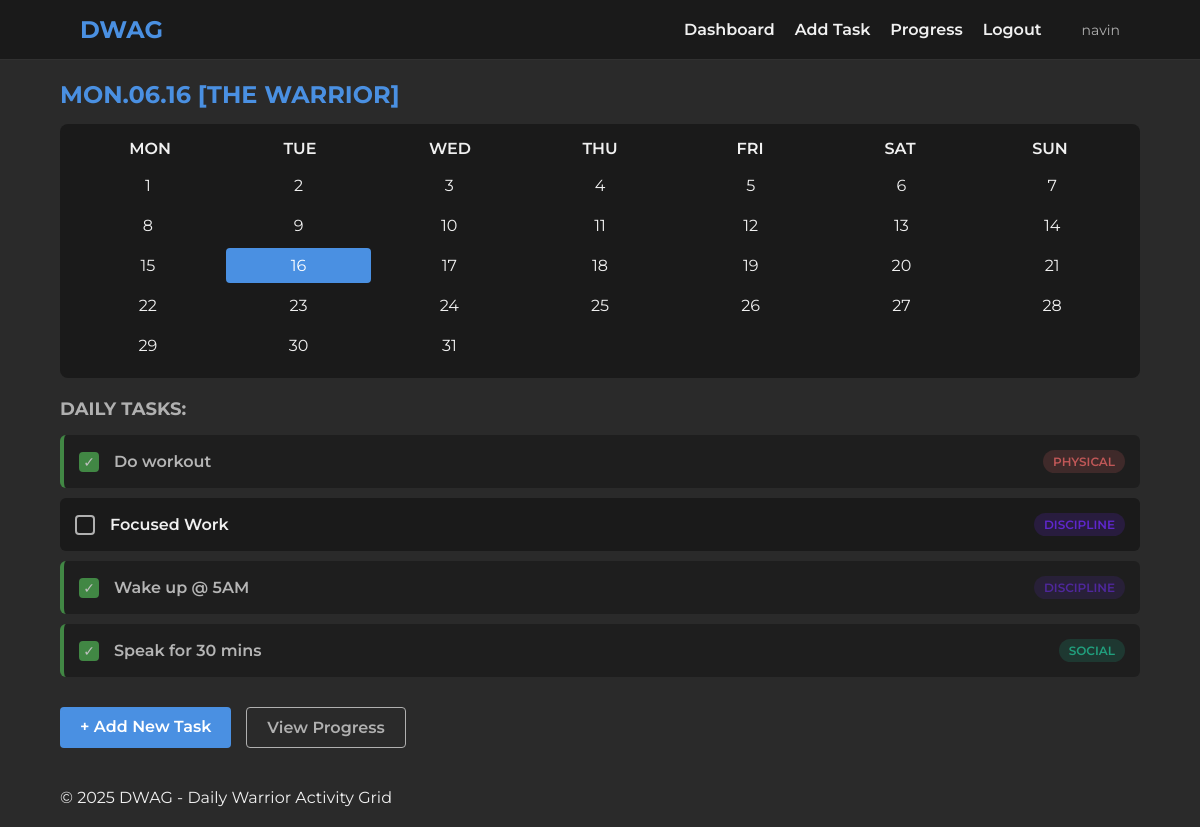
The page /dashboard (signed in) on the database its author committed.
### models.py (models this page shows)
class Task(db.Model):
    id = db.Column(db.Integer, primary_key=True)
    title = db.Column(db.String(200), nullable=False)
    category = db.Column(db.String(50), nullable=False)
    repeat_days = db.Column(db.Integer, nullable=False)
    start_date = db.Column(db.DateTime, nullable=False, default=datetime.utcnow)
    user_id = db.Column(db.Integer, db.ForeignKey('user.id'), nullable=False)
    completions = db.relationship('Completion', backref='task', lazy=True)

### app.py (the view)
@app.route('/dashboard')
def dashboard():
    if 'user_id' not in session:
        return redirect(url_for('login'))
    user_id = session['user_id']
    today = datetime.utcnow().date()
    all_tasks = Task.query.filter(Task.user_id == user_id).all()
    active_tasks = []
    for task in all_tasks:
        end_date = task.start_date + timedelta(days=task.repeat_days)
        if task.start_date.date() <= today <= end_date.date():
            active_tasks.append(task)
    today_completions = {}
    for task in active_tasks:
        completion = Completion.query.filter(
            Completion.task_id == task.id,
            Completion.user_id == user_id,
            db.func.date(Completion.date) == today
        ).first()
        today_completions[task.id] = completion.completed if completion else False
    now = datetime.utcnow()
    return render_template('dashboard.html', tasks=active_tasks, today_completions=today_completions, now=now)

### templates/dashboard.html (shortened to what this page needs)
{% extends "base.html" %}
{% block content %}
<div class="dashboard">
    <div class="date-header">
    <h1>{{ now.strftime('%a.%m.%d').upper() }} [THE WARRIOR]</h1>
    <div class="calendar">
        <div class="calendar-header">
            {% for day in ['MON', 'TUE', 'WED', 'THU', 'FRI', 'SAT', 'SUN'] %}
                <div>{{ day }}</div>
            {% endfor %}
        </div>
        <div class="calendar-days">
            {% for day in range(1, 32) %}
                <div {% if day == now.day %}class="today"{% endif %}>{{ day }}</div>
            {% endfor %}
        </div>
    </div>
</div>
    </div>
    <div class="daily-tasks">
        <h2>DAILY TASKS:</h2>
        <ul class="task-list">
            {% for task in tasks %}
                <li class="task-item {% if today_completions.get(task.id, False) %}completed{% endif %}">
                    <form action="{{ url_for('complete_task', task_id=task.id) }}" method="post" class="task-form">
                        <button type="submit" class="task-checkbox">
                            <span class="checkmark">✓</span>
                        </button>
                        <span class="task-title">{{ task.title }}</span>
                        <span class="task-category {{ task.category.lower() }}">{{ task.category }}</span>
                    </form>
                </li>
            {% endfor %}
        </ul>
    </div>
    <div class="quick-add">
        <a href="{{ url_for('add_task') }}" class="btn">+ Add New Task</a>
        <a href="{{ url_for('progress') }}" class="btn secondary">View Progress</a>
    </div>
{% endblock %}

### static/css/style.css (style rules this page uses)
:root { --primary-color: #2a2a2a; --secondary-color: #1a1a1a; --accent-color: #4a90e2; --text-color: #f0f0f0; --text-secondary: #b0b0b0; --success-color: #4caf50; --error-color: #f44336; --warning-color: #ff9800; --physical-color: #ff6b6b; --ambition-color: #feca57; --social-color: #1dd1a1; --intellect-color: #54a0ff; --discipline-color: #5f27cd; --mental-color: #ff9ff3; }
* { margin: 0; padding: 0; box-sizing: border-box; font-family: 'Montserrat', sans-serif; }
body { background-color: var(--primary-color); color: var(--text-color); min-height: 100vh; display: flex; flex-direction: column; }
.btn { display: inline-block; padding: 10px 20px; background-color: var(--accent-color); color: white; border: none; border-radius: 4px; text-decoration: none; font-weight: 600; cursor: pointer; transition: background-color 0.3s; }
.btn.secondary { background-color: transparent; border: 1px solid var(--text-secondary); color: var(--text-secondary); }
.dashboard { display: flex; flex-direction: column; gap: 30px; }
.date-header h1 { font-size: 24px; margin-bottom: 15px; color: var(--accent-color); text-transform: uppercase; }
.calendar { background-color: var(--secondary-color); border-radius: 8px; padding: 15px; margin-bottom: 20px; }
.calendar-header { display: grid; grid-template-columns: repeat(7, 1fr); text-align: center; font-weight: 600; margin-bottom: 10px; }
.calendar-days { display: grid; grid-template-columns: repeat(7, 1fr); gap: 5px; }
.calendar-days div { padding: 8px; text-align: center; border-radius: 4px; cursor: pointer; transition: background-color 0.2s; }
.calendar-days .today { background-color: var(--accent-color); color: white; }
.daily-tasks h2 { font-size: 18px; margin-bottom: 15px; color: var(--text-secondary); text-transform: uppercase; }
.task-list { list-style: none; display: flex; flex-direction: column; gap: 10px; }
.task-item { background-color: var(--secondary-color); border-radius: 6px; padding: 15px; transition: transform 0.2s; }
.task-item.completed { opacity: 0.7; border-left: 4px solid var(--success-color); }
.task-form { display: flex; align-items: center; gap: 15px; }
.task-checkbox { width: 20px; height: 20px; border: 2px solid var(--text-secondary); border-radius: 4px; background-color: transparent; cursor: pointer; display: flex; align-items: center; justify-content: center; transition: all 0.2s; }
.task-checkbox .checkmark { color: transparent; font-size: 14px; transition: color 0.2s; }
.task-item.completed .task-checkbox { background-color: var(--success-color); border-color: var(--success-color); }
.task-item.completed .checkmark { color: white; }
.task-title { flex: 1; font-weight: 600; }
.task-category { padding: 4px 10px; border-radius: 20px; font-size: 12px; font-weight: 600; text-transform: uppercase; }
.physical { background-color: rgba(255, 107, 107, 0.2); color: var(--physical-color); }
.social { background-color: rgba(29, 209, 161, 0.2); color: var(--social-color); }
.discipline { background-color: rgba(95, 39, 205, 0.2); color: var(--discipline-color); }
.quick-add { display: flex; gap: 15px; margin-top: 30px; }

### rows shown on the page
Task: title "Do workout", category "PHYSICAL"
Task: title "Focused Work", category "DISCIPLINE"
Task: title "Wake up @ 5AM", category "DISCIPLINE"
Task: title "Speak for 30 mins", category "SOCIAL"

### other values the page prints
{{ session['username'] }} "navin"
{{ day }} "MON" "TUE" "WED" "THU" "FRI" "SAT" "SUN"
{{ day }} "1" "2" "3" "4" "5" "6" "7" "8" "9" "10" "11" "12" "13" "14" "15" "16" "17" "18" "19" "20" "21" "22" "23" "24" "25" "26" "27" "28" "29" "30" "31"
